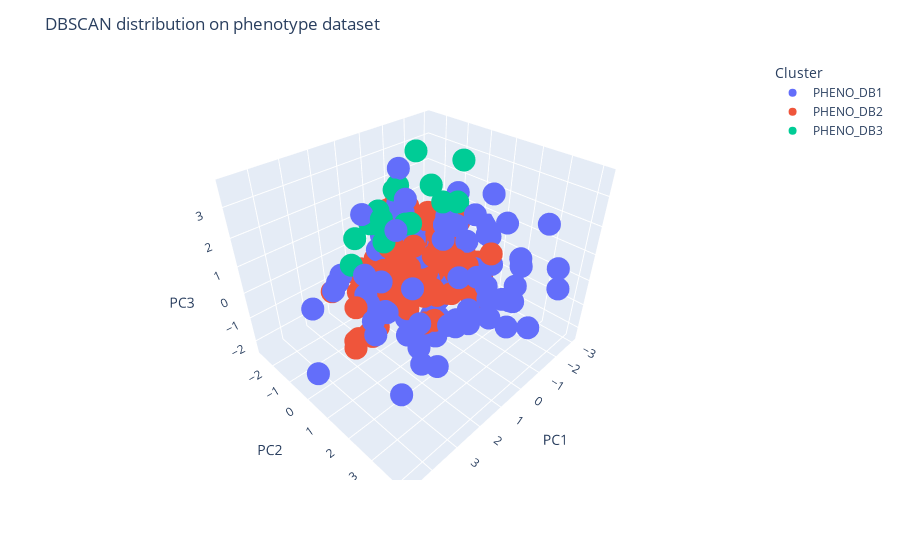

Source (notebook cell):
### Code cell
fig = px.scatter_3d(X_pca, x='PC1', y='PC2', z='PC3',
              color='DB_cluster')

fig.update_layout(
    title="DBSCAN distribution on phenotype dataset",
    legend_title="Cluster")

newnames = {"-1": "PHENO_DB1", "0": "PHENO_DB2", "1": "PHENO_DB3"}
fig.for_each_trace(lambda t: t.update(name = newnames[t.name]))

fig.show()
fig.write_image("../output/pheno_DBSCAN_dist.png")
